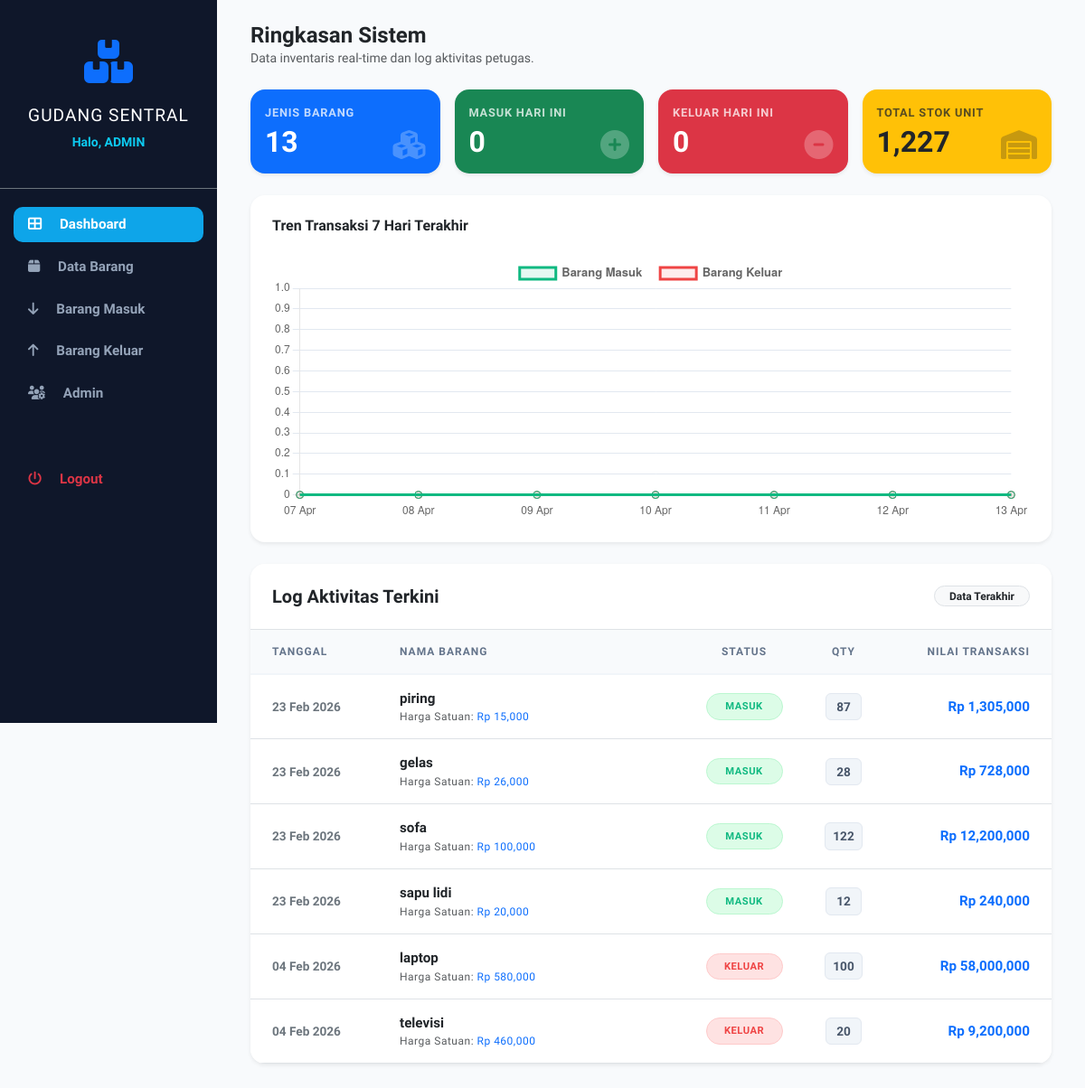
/dashboard.php (signed in), run on an earlier commit of the app's database.
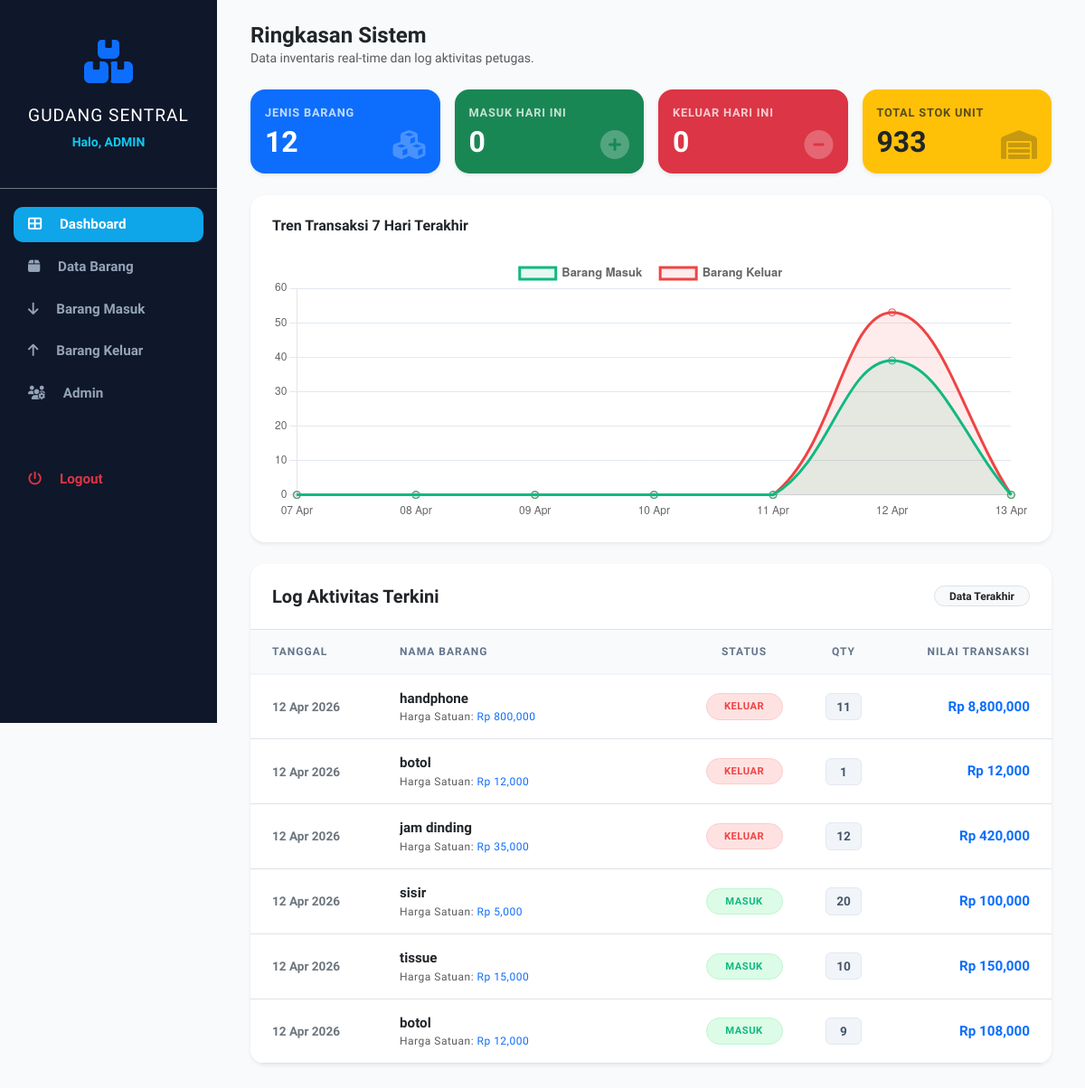
And on a later commit of the database.
### tables this page shows
CREATE TABLE `transaksi` (
  `id_transaksi` int NOT NULL,
  `id_user` int NOT NULL,
  `id_barang` int NOT NULL,
  `jumlah` int NOT NULL DEFAULT '0',
  `tanggal_transaksi` date DEFAULT (curdate()),
  `status` enum('keluar','masuk') NOT NULL
);

CREATE TABLE `barang` (
  `id_barang` int NOT NULL,
  `nama` varchar(200) DEFAULT NULL,
  `stok` int DEFAULT NULL,
  `harga` int DEFAULT NULL,
  `stok_baik` int DEFAULT '0',
  `stok_rusak` int DEFAULT '0',
  `is_active` tinyint(1) DEFAULT '1'
);

### dashboard.php (the view, shortened to what the changed rows need)
<?php
include 'header.php';
$res_stok = $conn->query("SELECT COUNT(*) as jml FROM barang")->fetch_assoc();
$total_stokBarang = max(0, (int)($res_stok['jml'] ?? 0));
$res_fisik = $conn->query("SELECT SUM(stok) as total FROM barang")->fetch_assoc();
$total_stokFisik = max(0, (int)($res_fisik['total'] ?? 0));
$labels = []; $data_masuk_7hari = []; $data_keluar_7hari = [];
for ($i = 6; $i >= 0; $i--) {
    $tgl = date('Y-m-d', strtotime("-$i days"));
    $labels[] = date('d M', strtotime($tgl));
    $qM = $conn->query("SELECT SUM(ABS(jumlah)) as total FROM transaksi WHERE status='masuk' AND DATE(tanggal_transaksi) = '$tgl'")->fetch_assoc();
    $data_masuk_7hari[] = max(0, (int)($qM['total'] ?? 0));
    $qK = $conn->query("SELECT SUM(ABS(jumlah)) as total FROM transaksi WHERE status='keluar' AND DATE(tanggal_transaksi) = '$tgl'")->fetch_assoc();
    $data_keluar_7hari[] = max(0, (int)($qK['total'] ?? 0));
}
?>
<main class="content-wrapper">
    <div class="container-fluid">
        <div class="row g-3 mb-4">
            <div class="col-md-3">
                <div class="stat-card bg-primary text-white p-3 rounded-4 shadow-sm border-0 position-relative overflow-hidden">
                    <p class="mb-1 opacity-75">Jenis Barang</p>
                    <h3 class="fw-bold mb-0"><?= number_format($total_stokBarang) ?></h3>
                    <i class="fas fa-cubes position-absolute end-0 bottom-0 m-3 opacity-25 fa-2x"></i>
                </div>
            </div>
            <div class="col-md-3">
                <div class="stat-card bg-warning text-dark p-3 rounded-4 shadow-sm border-0 position-relative overflow-hidden">
                    <p class="mb-1 opacity-75">Total Stok Unit</p>
                    <h3 class="fw-bold mb-0"><?= number_format($total_stokFisik) ?></h3>
                    <i class="fas fa-warehouse position-absolute end-0 bottom-0 m-3 opacity-25 fa-2x"></i>
                </div>
            </div>
        </div>
        <div class="card card-custom p-4 mb-4 border-0 shadow-sm rounded-4">
            <div style="height: 300px;"><canvas id="dailyStatsChart"></canvas></div>
        </div>
       <div class="card card-custom border-0 shadow-sm rounded-4 overflow-hidden">
    <div class="table-responsive" style="max-height: 480px; overflow-y: auto;">
        <table class="table table-hover align-middle mb-0">
            <thead class="bg-light small text-muted text-uppercase sticky-top" style="z-index: 10; background: #f8f9fa;">
                <tr>
                    <th class="ps-4" style="width: 150px;">TANGGAL</th>
                    <th>NAMA BARANG</th>
                    <th class="text-center" style="width: 120px;">STATUS</th>
                    <th class="text-center" style="width: 100px;">QTY</th>
                    <th class="text-end pe-4" style="width: 180px;">NILAI TRANSAKSI</th>
                </tr>
            </thead>
            <tbody>
                <?php
                $riwayat = $conn->query("SELECT t.tanggal_transaksi, t.status, b.nama, b.harga, t.jumlah as qty
                                         FROM transaksi t JOIN barang b ON t.id_barang = b.id_barang
                                         ORDER BY t.id_transaksi DESC LIMIT 10");
                if ($riwayat && $riwayat->num_rows > 0):
                    while($r = $riwayat->fetch_assoc()):
                        $isKeluar = ($r['status'] == 'keluar');
                ?>
                <tr>
                    <td class="ps-4">
                        <div class="fw-bold text-secondary" style="font-size: 0.85rem;">
                            <?= date('d M Y', strtotime($r['tanggal_transaksi'])) ?>
                        </div>
                    </td>
                    <td>
                        <div style="max-width: 250px;">
                            <div class="fw-bold text-dark text-truncate" title="<?= htmlspecialchars($r['nama']) ?>" style="font-size: 0.95rem;">
                                <?= htmlspecialchars($r['nama']) ?>
                            </div>
                            <div class="text-muted" style="font-size: 0.75rem; letter-spacing: 0.5px;">
                                Harga Satuan: <span class="text-primary fw-medium">Rp <?= number_format($r['harga']) ?></span>
                            </div>
                        </div>
                    </td>
                    <td class="text-center">
                        <?php if($isKeluar): ?>
                            <span class="badge rounded-pill px-3 py-2"
                                  style="background-color: #fee2e2; color: #ef4444; border: 1px solid #fecaca; font-size: 0.7rem; width: 85px; letter-spacing: 0.5px;">
                                KELUAR
                            </span>
                        <?php else: ?>
                            <span class="badge rounded-pill px-3 py-2"
                                  style="background-color: #dcfce7; color: #10b981; border: 1px solid #bbf7d0; font-size: 0.7rem; width: 85px; letter-spacing: 0.5px;">
                                MASUK
                            </span>
                        <?php endif; ?>
                    </td>
                    <td class="text-center">
                        <div class="d-inline-block px-2 py-1 rounded-2 fw-bold"
                             style="background-color: #f1f5f9; color: #475569; font-size: 0.85rem; min-width: 40px; border: 1px solid #e2e8f0;">
                            <?= number_format(abs($r['qty'])) ?>
                        </div>
                    </td>
                    <td class="text-end pe-4 fw-bold text-primary" style="font-size: 0.95rem;">
                        Rp <?= number_format(abs($r['qty'] * $r['harga'])) ?>
                    </td>
                </tr>
                <?php endwhile; else: ?>
                <tr><td colspan="5" class="text-center py-5 text-muted">Belum ada aktivitas.</td></tr>
                <?php endif; ?>
            </tbody>
        </table>
    </div>
</div>
    </div>
</main>
<script>
const ctx = document.getElementById('dailyStatsChart').getContext('2d');
new Chart(ctx, {
    type: 'line',
    data: {
        labels: <?= json_encode($labels) ?>,
        datasets: [
            {
                // Bagian ini mengunci nama yang muncul di Legend (atas) & Tooltip (saat kursor diarahkan)
                label: 'Barang Masuk',
                data: <?= json_encode($data_masuk_7hari) ?>,
                borderColor: '#10b981',
                backgroundColor: 'rgba(16, 185, 129, 0.1)',
                fill: true,
                tension: 0.4,
                pointRadius: 4,
                pointHoverRadius: 6
            },
            {
                // Bagian ini juga dikunci agar tidak berubah menjadi "Keluar" saja
                label: 'Barang Keluar',
                data: <?= json_encode($data_keluar_7hari) ?>,
                borderColor: '#ef4444',
                backgroundColor: 'rgba(239, 68, 68, 0.1)',
                fill: true,
                tension: 0.4,
                pointRadius: 4,
                pointHoverRadius: 6
            }
        ]
    },
    options: {
        responsive: true,
        maintainAspectRatio: false,
        // Ini agar saat kursor diarahkan, tampilan grafik tidak goyang (stabil)
        interaction: {
            intersect: false,
            mode: 'index',
        },
        plugins: {
            legend: {
                position: 'top',
                labels: {
                    // Memastikan teks legend tidak terpotong
                    boxWidth: 40,
                    padding: 20,
                    font: {
                        size: 13,
                        weight: '600'
                    }
                }
            },
            tooltip: {
                // Menampilkan kotak hitam yang rapi
                backgroundColor: 'rgba(0, 0, 0, 0.8)',
                titleFont: { size: 14, weight: 'bold' },
                bodyFont: { size: 13 },
                padding: 12,
                cornerRadius: 8,
                displayColors: true // Munculkan kotak warna di dalam tooltip
            }
        },
        scales: {
            y: {
                beginAtZero: true,
                grid: { borderDash: [5, 5], color: '#e2e8f0' }
            },
            x: {
                grid: { display: false }
            }
        }
    }
});
</script>

What changed in the data, as far as the page shows it:
removed transaksi: tanggal_transaksi "23 Feb 2026", id_barang.nama "piring", id_barang.harga "15,000", status "MASUK", jumlah "87", abs($r['qty']*$r['harga']) "1,305,000"
removed transaksi: tanggal_transaksi "23 Feb 2026", id_barang.nama "gelas", id_barang.harga "26,000", status "MASUK", jumlah "28", abs($r['qty']*$r['harga']) "728,000"
removed transaksi: tanggal_transaksi "23 Feb 2026", id_barang.nama "sofa", id_barang.harga "100,000", status "MASUK", jumlah "122", abs($r['qty']*$r['harga']) "12,200,000"
removed transaksi: tanggal_transaksi "23 Feb 2026", id_barang.nama "sapu lidi", id_barang.harga "20,000", status "MASUK", jumlah "12", abs($r['qty']*$r['harga']) "240,000"
no longer on this page (row unchanged): transaksi: tanggal_transaksi "04 Feb 2026", id_barang.nama "laptop", id_barang.harga "580,000", status "KELUAR", jumlah "100", abs($r['qty']*$r['harga']) "58,000,000"
no longer on this page (row unchanged): transaksi: tanggal_transaksi "04 Feb 2026", id_barang.nama "televisi", id_barang.harga "460,000", status "KELUAR", jumlah "20", abs($r['qty']*$r['harga']) "9,200,000"
added transaksi: tanggal_transaksi "12 Apr 2026", id_barang.nama "handphone", id_barang.harga "800,000", status "KELUAR", jumlah "11", abs($r['qty']*$r['harga']) "8,800,000"
added transaksi: tanggal_transaksi "12 Apr 2026", id_barang.nama "botol", id_barang.harga "12,000", status "KELUAR", jumlah "1", abs($r['qty']*$r['harga']) "12,000"
added transaksi: tanggal_transaksi "12 Apr 2026", id_barang.nama "jam dinding", id_barang.harga "35,000", status "KELUAR", jumlah "12", abs($r['qty']*$r['harga']) "420,000"
added transaksi: tanggal_transaksi "12 Apr 2026", id_barang.nama "sisir", id_barang.harga "5,000", status "MASUK", jumlah "20", abs($r['qty']*$r['harga']) "100,000"
added transaksi: tanggal_transaksi "12 Apr 2026", id_barang.nama "tissue", id_barang.harga "15,000", status "MASUK", jumlah "10", abs($r['qty']*$r['harga']) "150,000"
added transaksi: tanggal_transaksi "12 Apr 2026", id_barang.nama "botol", id_barang.harga "12,000", status "MASUK", jumlah "9", abs($r['qty']*$r['harga']) "108,000"
Also different on the page:
$total_stokBarang: "13" → "12"
$total_stokFisik: "1,227" → "933"
chart data {{ json_encode($data_masuk_7hari) }}: [0,0,0,0,0,0,0] → [0,0,0,0,0,39,0]
chart data {{ json_encode($data_keluar_7hari) }}: [0,0,0,0,0,0,0] → [0,0,0,0,0,53,0]
